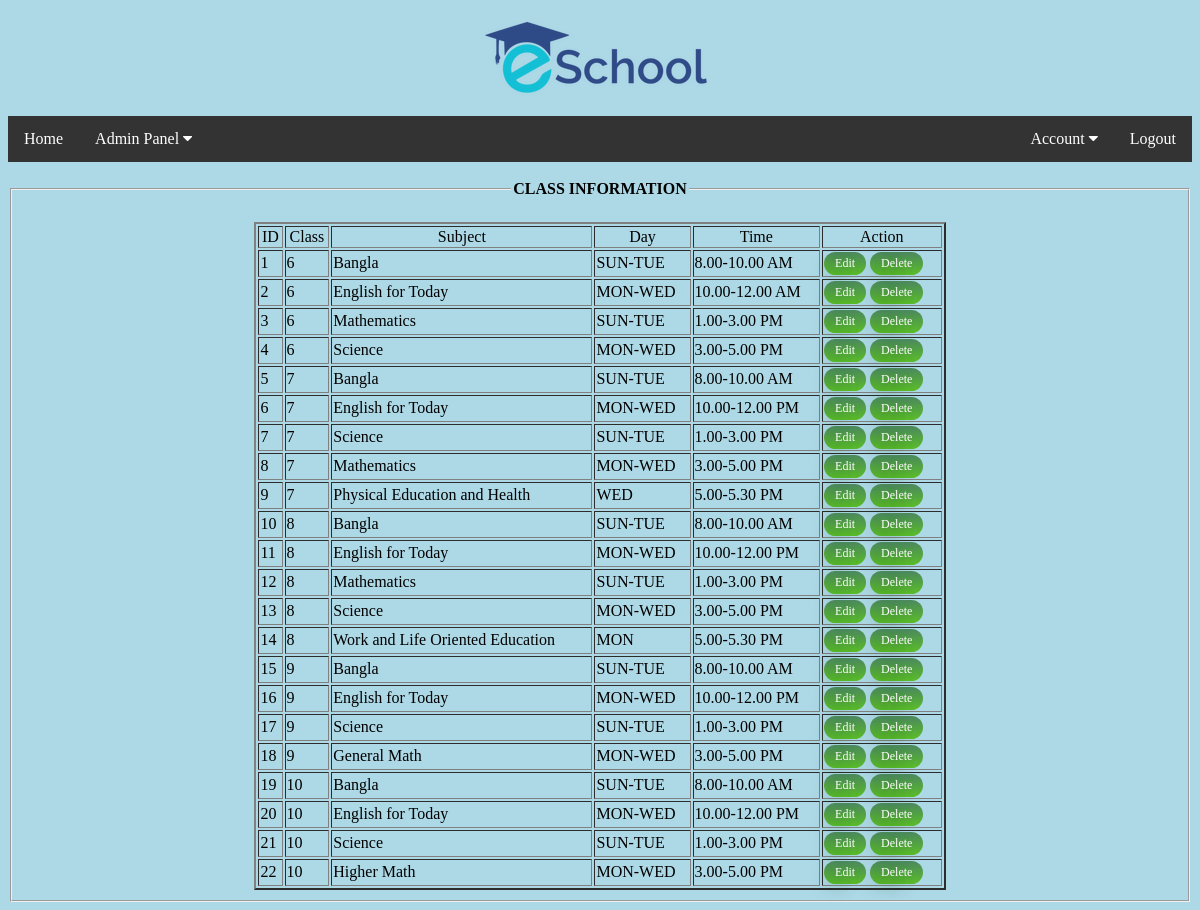
Screenshot of /Admin/views/class-info.php (signed in) with the database file from the repository.
### tables this page shows
CREATE TABLE `allsubjects` (
  `id` int(10) NOT NULL,
  `class` int(10) NOT NULL,
  `subject` varchar(50) NOT NULL,
  `day` varchar(20) NOT NULL,
  `time` varchar(50) NOT NULL
);

### Admin/model/Model.php (called while the page is built, shortened)
<?php
	function getAllSubjects(){
		$con = getConnection();
		$sql = "select * from allsubjects";
		$result = mysqli_query($con, $sql);
		return $result;
	}
?>

### Admin/views/class-info.php (the view, shortened to what this page needs)
<?php
   require_once('../model/Model.php');
	$result = getAllSubjects();
?>
<?php include('header.php');?>
<!DOCTYPE html>
<html>
<head>
</head>
<body>
	<br>
	<fieldset>
<legend class="text"><b>CLASS INFORMATION </b></legend><br>
	<table border="2" align="center" width="60%">
	<tr align="center">
		<td>ID</td>
		<td>Class</td>
		<td>Subject</td>
		<td>Day</td>
		<td>Time</td>
		<td>Action</td>
	</tr>
	<?php while($data =mysqli_fetch_assoc($result)){ ?>
				<tr>
					<td><?=$data['id']?></td>
					<td><?=$data['class']?></td>
					<td><?=$data['subject']?></td>
					<td><?=$data['day']?></td>
					<td><?=$data['time']?></td>
					<td>
					<a href="edit_subject.php?id=<?=$data['id']?>"class="myButton">Edit</a>
					<a href="delete_subject.php?id=<?=$data['id']?>"class="myButton">Delete</a>
				</td>
				</tr>
	<?php } ?>
	</table>
</body>
</html>

### Admin/css/style.css (style rules this page uses)
body { font-family: Times, Helvetica, sans-serif; }
.text { text-align: center; }
body { font-family: Times, sans-serif; }
body { background-color: lightblue; }

### Admin/views/header.php (style rules this page uses)
body { background-color: lightblue; }

### Admin/views/class-info.php (style rules this page uses)
.myButton { box-shadow: 3px -5px 16px -50px #3dc21b; background:linear-gradient(to bottom, #4c8a5c 5%, #5cbf2a 100%); background-color:#4c8a5c; border-radius:34px; display:inline-block; cursor:pointer; color:#ffffff; font-family:Times New Roman; font-size:12px; padding:4px 11px; text-decoration:none; text-shadow:-8px 8px 17px #2f6627; }

### rows the page displays
allsubjects: id "1", class "6", subject "Bangla", day "SUN-TUE", time "8.00-10.00 AM"
allsubjects: id "2", class "6", subject "English for Today", day "MON-WED", time "10.00-12.00 AM"
allsubjects: id "3", class "6", subject "Mathematics", day "SUN-TUE", time "1.00-3.00 PM"
allsubjects: id "4", class "6", subject "Science", day "MON-WED", time "3.00-5.00 PM"
allsubjects: id "5", class "7", subject "Bangla", day "SUN-TUE", time "8.00-10.00 AM"
allsubjects: id "6", class "7", subject "English for Today", day "MON-WED", time "10.00-12.00 PM"
allsubjects: id "7", class "7", subject "Science", day "SUN-TUE", time "1.00-3.00 PM"
allsubjects: id "8", class "7", subject "Mathematics", day "MON-WED", time "3.00-5.00 PM"
allsubjects: id "9", class "7", subject "Physical Education and Health", day "WED", time "5.00-5.30 PM"
allsubjects: id "10", class "8", subject "Bangla", day "SUN-TUE", time "8.00-10.00 AM"
allsubjects: id "11", class "8", subject "English for Today", day "MON-WED", time "10.00-12.00 PM"
allsubjects: id "12", class "8", subject "Mathematics", day "SUN-TUE", time "1.00-3.00 PM"
allsubjects: id "13", class "8", subject "Science", day "MON-WED", time "3.00-5.00 PM"
allsubjects: id "14", class "8", subject "Work and Life Oriented Education", day "MON", time "5.00-5.30 PM"
allsubjects: id "15", class "9", subject "Bangla", day "SUN-TUE", time "8.00-10.00 AM"
allsubjects: id "16", class "9", subject "English for Today", day "MON-WED", time "10.00-12.00 PM"
allsubjects: id "17", class "9", subject "Science", day "SUN-TUE", time "1.00-3.00 PM"
allsubjects: id "18", class "9", subject "General Math", day "MON-WED", time "3.00-5.00 PM"
allsubjects: id "19", class "10", subject "Bangla", day "SUN-TUE", time "8.00-10.00 AM"
allsubjects: id "20", class "10", subject "English for Today", day "MON-WED", time "10.00-12.00 PM"
allsubjects: id "21", class "10", subject "Science", day "SUN-TUE", time "1.00-3.00 PM"
allsubjects: id "22", class "10", subject "Higher Math", day "MON-WED", time "3.00-5.00 PM"
